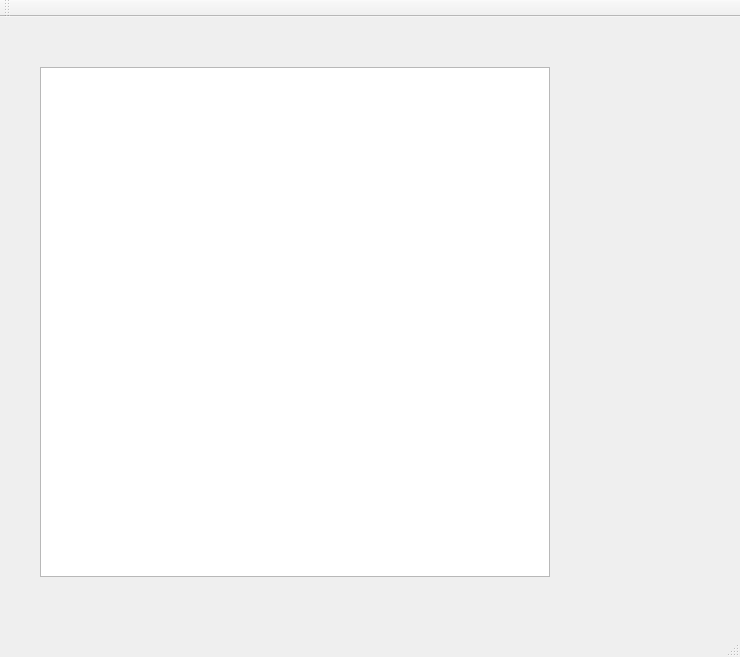
<?xml version="1.0" encoding="UTF-8"?>
<ui version="4.0">
 <class>LudoClass</class>
 <widget class="QMainWindow" name="LudoClass">
  <property name="geometry">
   <rect>
    <x>0</x>
    <y>0</y>
    <width>740</width>
    <height>657</height>
   </rect>
  </property>
  <property name="windowTitle">
   <string>Ludo</string>
  </property>
  <widget class="QWidget" name="centralWidget">
   <widget class="QStackedWidget" name="display">
    <property name="geometry">
     <rect>
      <x>40</x>
      <y>40</y>
      <width>650</width>
      <height>550</height>
     </rect>
    </property>
    <property name="currentIndex">
     <number>2</number>
    </property>
    <widget class="QWidget" name="pageMenu"/>
    <widget class="QWidget" name="pageInstruction"/>
    <widget class="QWidget" name="pageBoard">
     <widget class="QGraphicsView" name="graphicsViewBoard">
      <property name="geometry">
       <rect>
        <x>0</x>
        <y>10</y>
        <width>510</width>
        <height>510</height>
       </rect>
      </property>
     </widget>
    </widget>
   </widget>
  </widget>
  <widget class="QMenuBar" name="menuBar">
   <property name="geometry">
    <rect>
     <x>0</x>
     <y>0</y>
     <width>740</width>
     <height>22</height>
    </rect>
   </property>
  </widget>
  <widget class="QToolBar" name="mainToolBar">
   <attribute name="toolBarArea">
    <enum>TopToolBarArea</enum>
   </attribute>
   <attribute name="toolBarBreak">
    <bool>false</bool>
   </attribute>
  </widget>
  <widget class="QStatusBar" name="statusBar"/>
 </widget>
 <layoutdefault spacing="6" margin="11"/>
 <resources>
  <include location="Ludo.qrc"/>
 </resources>
 <connections/>
</ui>
